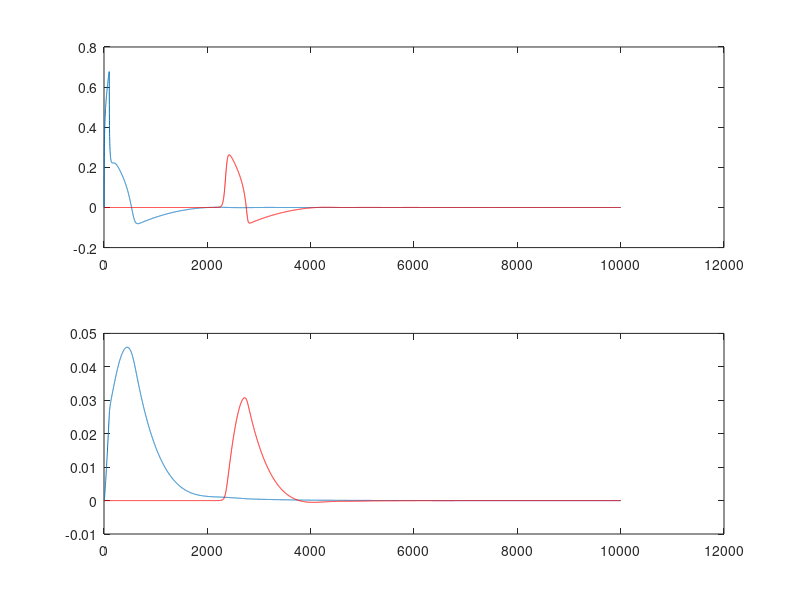

Source code (MATLAB):
clear
time=1000;

% solves 1D FHN eqns. with periodic boundary conditions using Euler method.
%FHN looks like:    dc/dt=-w-c*(c-a)*(c-1)+D*(d^2/dx^2)c+I
%                   dw/dt=e*(b*c-g*w-d)
% time is length of time


% NB: D,dt,dx must be chosen such that 1-2*(dt*D/(dx^2))>0

D=0.0007; % diffusion coeff. units cm^2/ms
a=0.02;
e=0.01;
b=0.5;
g=1;
d=0;


dx=0.02; % space step, cm
dt=0.1; % time step, ms
circ=4; 

t=1:(time/dt);
lt=length(t);

x=1:(circ/dx);
lx=length(x);

I=zeros(lx,lt);  % applied perturbation 
I(2,1:100)=1;

c=zeros(lx,lt);
w=zeros(lx,lt);

%[c(1:201,1),w(1:201,1)]=homoFHN1r(100,200); %initial conditions are made to look like an action potential in space(see Glass &Josephson 1995). this sets up the wave to go backwards in space

for t=1:time/dt;
     
    c(2:lx-1,t+1)=c(2:lx-1,t)+dt*(-w(2:lx-1,t)-c(2:lx-1,t).*(c(2:lx-1,t)-a).*(c(2:lx-1,t)-1)+(D/(dx^2))*(c(3:lx,t)-2*c(2:lx-1,t)+c(1:lx-2,t))+I(2:lx-1,t));
     %c(1,t+1)=c(2,t);
    % because of periodic BC, the space averaging must be explicitly defined at near the endpoints
    %c(1,t+1)=c(1,t)+dt*(-w(1,t)-c(1,t).*(c(1,t)-a).*(c(1,t)-1)+(D/(dx^2))*(c(2,t)-2*c(1,t)+c(lx-1,t))+I(1,t));
    %c(lx,t)=c(1,t);
    %c(lx-1,t+1)=c(lx-1,t)+dt*(-w(lx-1,t)-c(lx-1,t).*(c(lx-1,t)-a).*(c(lx-1,t)-1)+(D/(dx^2))*(c(lx,t)-2*c(lx-1,t)+c(lx-2,t))+I(lx-1,t));
    
    %w(lx,t)=w(1,t); 
    w(1:lx,t+1)=w(1:lx,t)+dt*e*(b*c(1:lx,t)-g*w(1:lx,t)-d);
    %w(1,t+1)=w(2,t);
    
    if c(49,t)>=0.1 && c(49,t-1)<0.1 
        x1=t;
    elseif c(199,t)>=0.1 && c(199,t-1)<0.1
        x2=t;
    end
    
end


vp=(150*0.02)/(0.1*(x2-x1))

newplot
subplot(2,1,1);plot(c(2,:));%surface(c); %check out in spacetime
hold on 
plot (c(199,:),'r')
subplot(2,1,2); plot(w(2,:));
hold on 
plot (w(199,:),'r')
% to look at waveform in space plot(1:201,c(:,100))